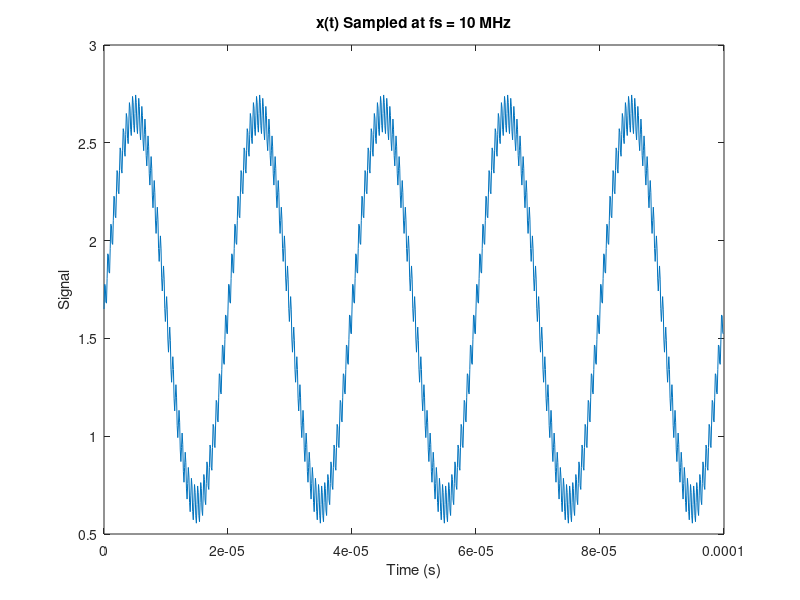
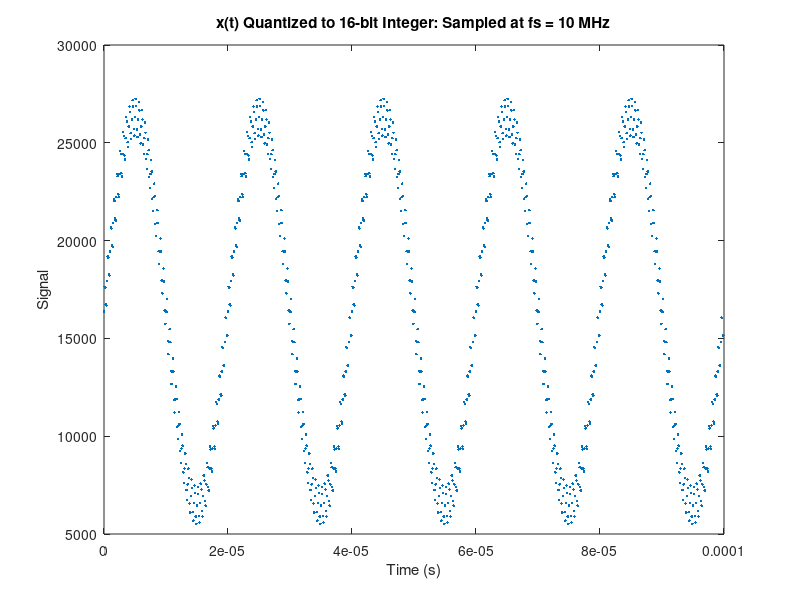
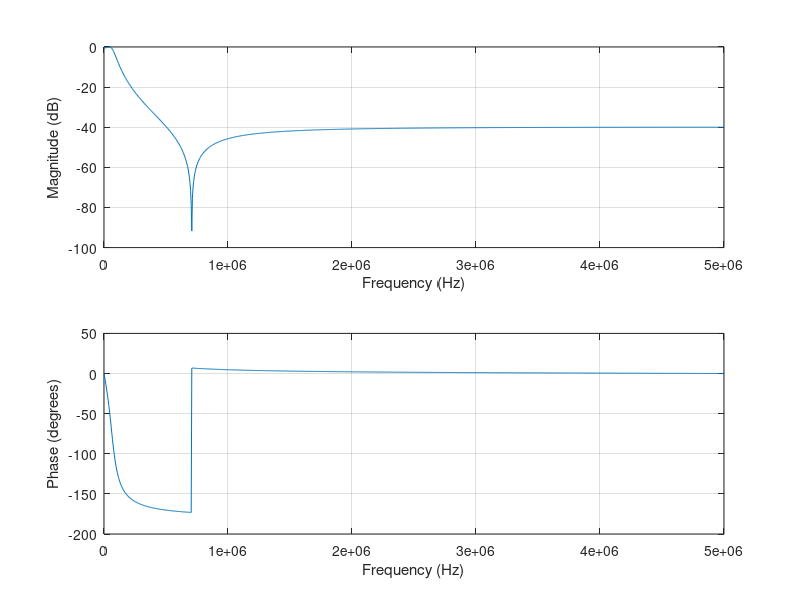
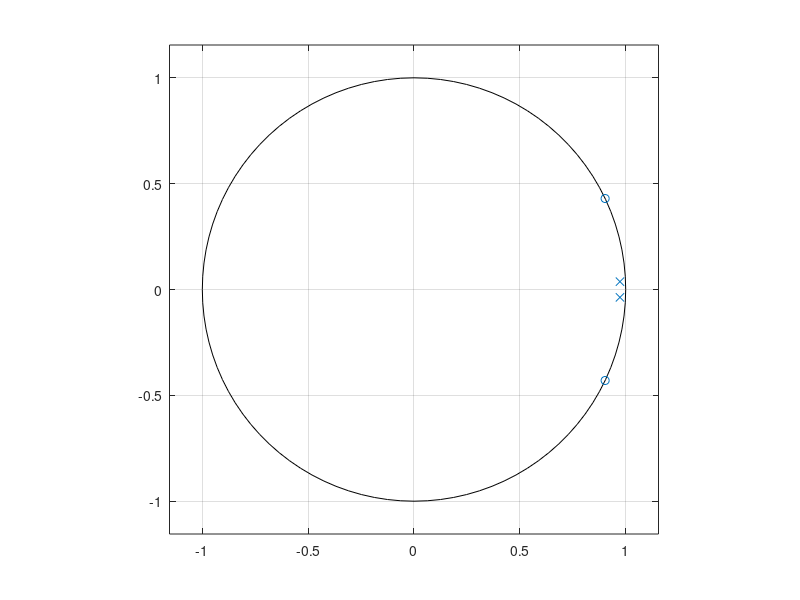

MATLAB code for these plots, in order:
close all
clear
clc

fs = 10e+06;
Ts = 1/fs;
n = 0:999;
t = n*Ts;
x = 1.65 + 1*sin(2*pi*50000*t) + 0.1*sin(2*pi*2000000*t);

figure('Color',[1 1 1]);
h = plot(t,x);
title('x(t) Sampled at fs = 10 MHz');
ylabel('Signal');
xlabel('Time (s)');

% quantize x
Vref = 3.3;
bits = 16; % precision of ADC
xq = (x./Vref)*((2^(bits-1))-1);
xq_int = cast(xq,"int16");

fid = fopen('50kHz_sine_wave_with_noise.txt','w');
fprintf(fid,"%d\n",xq_int);
fclose(fid);

figure('Color',[1 1 1]);
h = plot(t,xq_int,'.');
title('x(t) Quantized to 16-bit Integer: Sampled at fs = 10 MHz');
ylabel('Signal');
xlabel('Time (s)');

%% generate filter coefficents
% LP elliptical filter cutoff @ 60 kHz 
% should elimate 200 kHz noise and pass 50 kHz component
fc = 60e+3;
Wc = fc/(fs/2);
[B,A] = ellip(2,0.5,40,Wc);

figure('Color',[1 1 1]);
freqz(B,A,2^10,fs);
figure('Color',[1 1 1]);
zplane(B,A);

%% playing with embedding gain

% MATLAB SAYS NOT RECCOMENDED FOR DIRECT-FORM II, okay for Direct-form I
[sos_embedded_gain] = tf2sos(B,A) 

% proper way for DF2
[sos,g] = tf2sos(B,A)

%% multiply coefficients to get fixed point

Afixed = fix(A*(2^18))
Bfixed = fix(B*(2^18))

%% check stability of fixed point coefficients
figure('Color',[1 1 1]);
zplane((Bfixed./2^18), (Afixed./2^18));
hold on;
title("Pole-Zero Plot After Fixed Point Conversion");

%% 
step_smpls = 1000*ones(1,1000);
hn_fixed = filter(Bfixed,Afixed,step_smpls);
figure('Color',[1 1 1]);
plot(hn_fixed);

hn = filter(B,A,step_smpls);
figure('Color',[1 1 1]);
plot(hn);

%% perform the filter
yq = filter(Bfixed,Afixed,xq_int);
figure('Color',[1 1 1]);
plot(yq);

